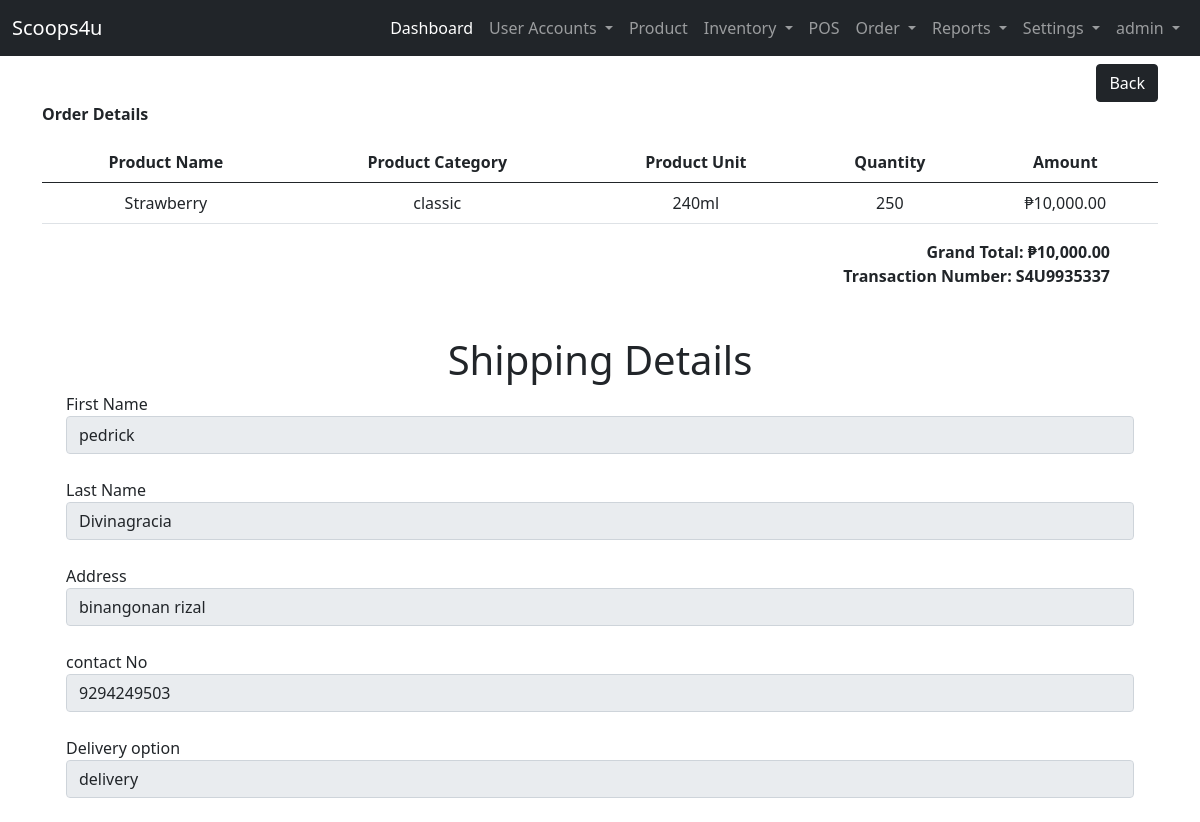
The page /reseller-site/transaction-view/3/ (signed in) on the database its author committed.
### landing_page/models.py (models this page shows)
class User(AbstractUser):
    ROLE = ((" "," "),("admin","admin"),("staff","staff"),("reseller","reseller"),("rider","rider"))
    STAT = ((" "," "),("active","active"),("inactive","inactive"))
    role = models.CharField(max_length=50, null=True, default=None, choices=ROLE)
    status = models.CharField(max_length=50, null=True, default=None , choices=STAT)

### admin_site/models.py (models this page shows, shortened)
class OrderItem(models.Model):
    OrderItem_transactionNo =  models.CharField(max_length=200, null=True,  verbose_name='Transaction Number')
    OrderItem_category =  models.CharField(max_length=200, verbose_name='Category')
    OrderItem_name=  models.CharField(max_length=200, verbose_name='Product Name')
    OrderItem_unit =  models.CharField(max_length=200, null=True, verbose_name='Unit')
    OrderItem_quantity =  models.CharField(max_length=200, null=True, verbose_name='quantity')
    OrderItem_amount =  models.DecimalField( max_digits=10, decimal_places=2,null=True, verbose_name='Amount')

class Transaction(models.Model):
    ORDERSTATUS = ( ("Pending","Pending"),("Out for Shipping","Out for Shipping"),("Completed","Completed"))
    DELIVERY_OPTION = ( ("pickup","pickup"),("delivery","delivery"))
    transaction_no =  models.CharField(unique=True, max_length=200, null=False,verbose_name='Transaction Number')
    transaction_user = models.CharField(max_length=250, null=True, verbose_name='List Username')
    transaction_fname = models.CharField(max_length=250, null=True, verbose_name='First Name')
    transaction_lname = models.CharField(max_length=250, null=True, verbose_name='Last Name')
    transaction_address = models.TextField(null=False, verbose_name='Address')
    transaction_contactno = models.BigIntegerField( null=True, verbose_name='Contact Number')
    transaction_doption = models.CharField(max_length=250, choices= DELIVERY_OPTION, null=True, verbose_name='Delivery Option')
    transaction_preferred_date = models.CharField(max_length=250,  null=True,   verbose_name='Preferred Date')
    transaction_totalprice =  models.BigIntegerField(null=True, default=0, verbose_name='Total Price')
    created_at =models.DateField(default=timezone.now,  verbose_name='Date Ordered')
    transaction_orderstatus = models.CharField(max_length=250, choices=ORDERSTATUS, null=True, default='Pending',verbose_name='Status')
    transaction_delivered = models.DateTimeField(null=True, blank=True, verbose_name='Delivered Time')

### reseller_site/views.py (the view)
# urls.py: path('transaction-view/<int:id>/', views.transaction_view, name='transaction_view'),
@login_required(login_url='landing_page:login')
def transaction_view(request,id):
    if request.method == "GET":
        transaction = Transaction.objects.get(id = id)
        transaction_no = transaction.transaction_no
        list_orderitem = OrderItem.objects.filter(OrderItem_transactionNo = transaction_no).order_by('-id')
        list_total = OrderItem.objects.filter(OrderItem_transactionNo = transaction_no).aggregate(data=Sum('OrderItem_amount'))['data']
        context = {
            'list_orderitem':list_orderitem,
            'list_total':list_total,
            'list_transaction':transaction
        }
    return render(request, 'reseller_site/orders/view_orders.html', context)

### templates/reseller_site/orders/view_orders.html (shortened to what this page needs)
{% extends 'admin_site/base.html' %}
{% block content %}
{% load humanize %}
{% if list_orderitem %}
<div class="text-end">
    <a href="{% url 'reseller_site:transaction_orders' %}" class="btn btn-dark">Back</a>
</div>
<table class="table table-hover text-center">
    <p class="fw-bolder">Order Details</p>
    <thead>
        <tr>
            <th>Product Name</th>
            <th>Product Category</th>
            <th>Product Unit</th>
            <th>Quantity</th>
            <th>Amount</th>
        </tr>
    </thead>
    <tbody>
        {% for list in list_orderitem %}
        <tr>
            <td>{{ list.OrderItem_name }}</td>
            <td>{{ list.OrderItem_category }}</td>
            <td>{{ list.OrderItem_unit}}</td>
            <td>{{ list.OrderItem_quantity}}</td>
            <td>&#8369;{{ list.OrderItem_amount|floatformat:2|intcomma }}</td>
        </tr>
        {% endfor %}
    </tbody>
</table>
    <div class="text-end px-5">
        <label style="font-weight: bolder;" > Grand Total:    &#8369;{{ list_total|floatformat:2|intcomma }} </label><br>
        <label style="font-weight: bolder;" > Transaction Number:    {{ list_transaction.transaction_no }} </label>
    </div>
    <br>
    <br>
        <div class="container-fluid">
        <h1 class="text-center">Shipping Details</h1>
        <label for="">First Name</label>
        <input type="text"class="form-control" value="{{ list_transaction.transaction_fname }}" disabled>
        <br>
        <label for="">Last Name</label>
        <input type="text"  value="{{ list_transaction.transaction_lname }}" class="form-control" disabled>
        <br>
        <label for="">Address</label>
        <input type="text"  value="{{ list_transaction.transaction_address }}" class="form-control" disabled>
        <br>
        <label for="">contact No</label>
        <input type="text"   value="{{ list_transaction.transaction_contactno }}"class="form-control" disabled>
        <br>
        <label for="">Delivery option</label>
        <input type="text" value="{{ list_transaction.transaction_doption }}" class="form-control" disabled>
        <br>
    </div>
{% endif %}
{% endblock content %}

### templates/admin_site/base.html (shortened to what this page needs)
{% load static %}
<!DOCTYPE html>
<html lang="en">
<head>
    <link href="https://cdn.jsdelivr.net/npm/bootstrap@5.0.2/dist/css/bootstrap.min.css" rel="stylesheet">
    <link rel="stylesheet" href="{% static 'css/sample.css' %}">
  </head>
<body>
  {% if user.role == "admin"%}
    <nav class="navbar navbar-expand-lg navbar-dark bg-dark">
        <div class="container-fluid">
          <a class="navbar-brand" href="#">Scoops4u</a>
          <div class="collapse navbar-collapse" id="navbarNavDropdown">
            <ul class="navbar-nav ms-auto mb-2 mb-lg-0">
              <li class="nav-item">
                <a class="nav-link active" aria-current="page" href="{% url 'admin_site:dashboard'%}">Dashboard</a>
              </li>
              <li class="nav-item dropdown">
                <a class="nav-link dropdown-toggle" href="#" id="navbarDropdownMenuLink" role="button" data-bs-toggle="dropdown" aria-expanded="false">
                  User Accounts
                </a>
              </li>
              <li class="nav-item">
                <a class="nav-link" href="{%url 'admin_site:list_product' %}">Product</a>
              </li>
              <li class="nav-item dropdown">
                <a class="nav-link dropdown-toggle" href="#" id="navbarDropdownMenuLink" role="button" data-bs-toggle="dropdown" aria-expanded="false">
                  Inventory
                </a>
              </li>
              <li class="nav-item">
                <a class="nav-link" href="{%url 'admin_site:pos' %}">POS</a>
              </li>
              <li class="nav-item dropdown">
                <a class="nav-link dropdown-toggle" href="#" id="navbarDropdownMenuLink" role="button" data-bs-toggle="dropdown" aria-expanded="false">
                  Order
                </a>
              </li>
              <li class="nav-item dropdown">
                <a class="nav-link dropdown-toggle" href="#" id="navbarDropdownMenuLink" role="button" data-bs-toggle="dropdown" aria-expanded="false">
                  Reports
                </a>
              </li>
              <li class="nav-item dropdown">
                <a class="nav-link dropdown-toggle" href="#" id="navbarDropdownMenuLink" role="button" data-bs-toggle="dropdown" aria-expanded="false">
                  Settings
                </a>
              </li>
              <li class="nav-item dropdown">
                <a class="nav-link dropdown-toggle" href="#" id="navbarDropdownMenuLink" role="button" data-bs-toggle="dropdown" aria-expanded="false">
                  {{ user }}
                </a>
              </li>
            </ul>
          </div>
        </div>
      </nav>
  {% endif %}
      <div class="container">
        <div class="row mt-2">
            <div class="col-lg-12">
                {% block content %}
                {% endblock content %}
            </div>
        </div>
      </div>
</body>
</html>

### rows shown on the page
User: username "admin"
OrderItem: OrderItem_name "Strawberry", OrderItem_category "classic", OrderItem_unit "240ml", OrderItem_quantity "250", OrderItem_amount "10,000.00"
Transaction: transaction_no "S4U9935337", transaction_fname "pedrick", transaction_lname "Divinagracia", transaction_address "binangonan rizal", transaction_contactno "9294249503", transaction_doption "delivery"

### other values the page prints
{{ list_total|floatformat:2|intcomma }} "10,000.00"
